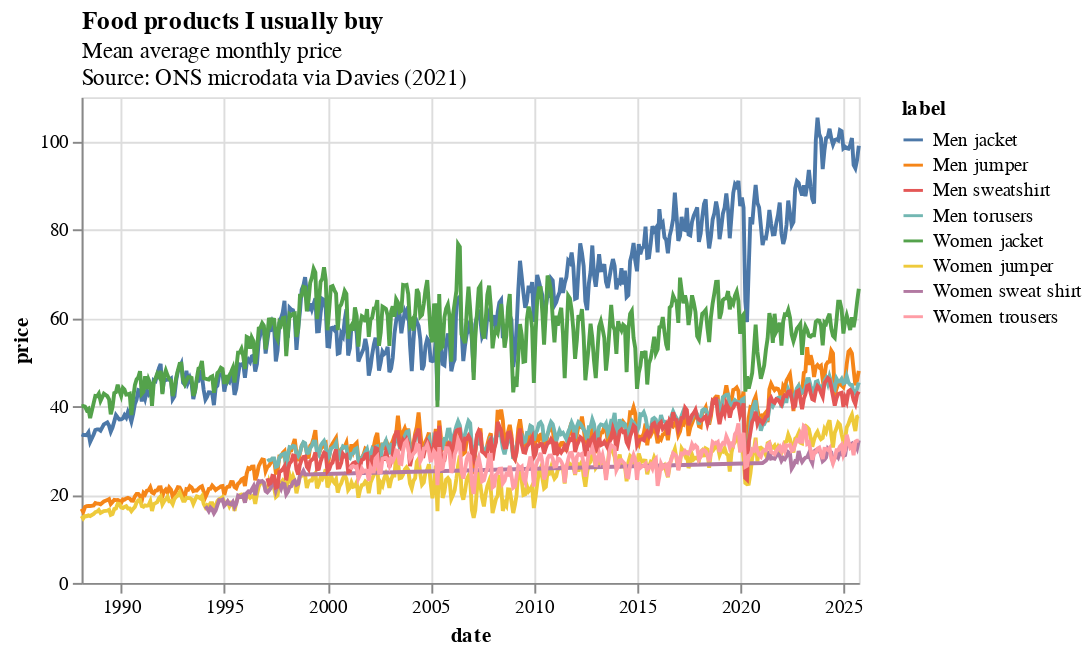

Notebook code for this chart:
### Code cell
alt.Chart(gender_prices_stat).mark_line().encode(
    x=alt.X("date:T"),
    y=alt.Y("price"),
    color=alt.Color("label:N")
).properties(
    width=400,
    height=250,
    title=alt.TitleParams(
        text="Food products I usually buy",
        subtitle=["Mean average monthly price", "Source: ONS microdata via Davies (2021)"],
        anchor="start",
        frame='group'
    )
)

### Figure 1 — Vega-Lite specification as saved in the notebook (floating-point values rounded to 4 significant figures; data arrays with more than 128 entries replaced by an {"elided": "..."} marker saying what was removed)
{"config": {"view": {"continuousWidth": 300, "continuousHeight": 300}}, "data": {"name": "data-23aab4115ca2c037412bec5e1b06c367"}, "mark": {"type": "line"}, "encoding": {"color": {"field": "label", "type": "nominal"}, "x": {"field": "date", "type": "temporal"}, "y": {"field": "price", "type": "quantitative"}}, "height": 250, "title": {"text": "Food products I usually buy", "anchor": "start", "frame": "group", "subtitle": ["Mean average monthly price", "Source: ONS microdata via Davies (2021)"]}, "width": 400, "$schema": "https://vega.github.io/schema/vega-lite/v5.8.0.json", "datasets": {"data-23aab4115ca2c037412bec5e1b06c367": {"elided": "2903 records"}}}
